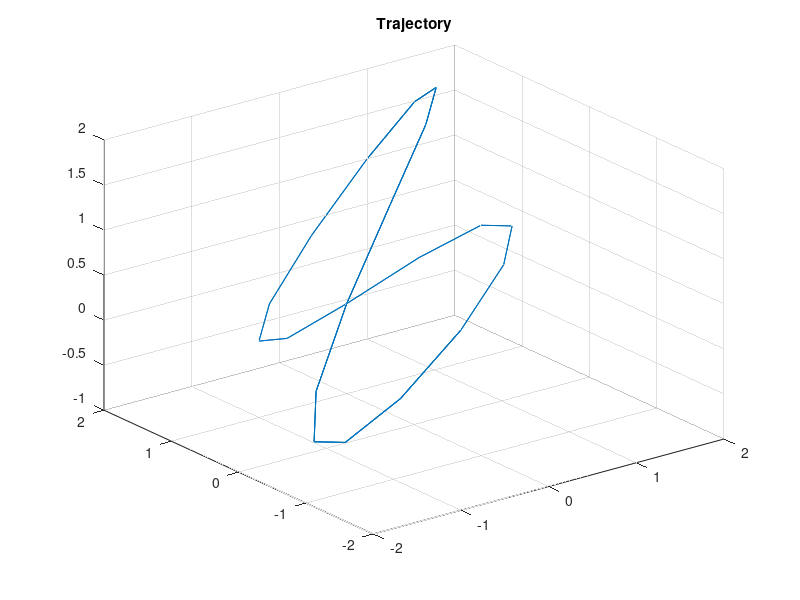

Reproduce this figure in MATLAB. (Note: this script raises an error after producing the figure.)
%% IR Lab #13

%% Task 1

clear all;

n = 1;

x_p = zeros(51,1);
y_p = zeros(51,1);
z_p = zeros(51,1);

for t = 0:0.1:5

    x = cos(pi*t) + sin(2*pi*t);
    y = (sin(pi*t))^2 + 2*cos(pi*t);
    z = (cos(pi*t))^2 + sin(2*pi*t);
    x_p(n) = x;
    y_p(n) = y;
    z_p(n) = z;
    n = n + 1;
   
end

figure, plot3(x_p, y_p, z_p), grid on, title('Trajectory');

%% Task #2

clear all;

d = input('initial data = [q0,v0,q1,v1,t0,tf] =');
q0 = d(1); v0= d(2); q1 = d(3); v1 = d(4); t0=d(5); tf=d(6);

t = linspace(t0,tf,100*(tf-t0));
c = ones(size(t));
M = [ 1 t0 t0^2 t0^3;
0 1 2*t0 3*t0^2;
1 tf tf^2 tf^3;
0 1 2*tf 3*tf^2];
b = [q0; v0; q1; v1];
a = M\b;

qd = a(1).*c + a(2).*t +a(3).*t.^2 + a(4).*t.^3;
figure, plot(qd), grid on, title('Position Trajectory');
vd = a(2).*c +2*a(3).*t +3*a(4).*t.^2;
figure, plot(vd), grid on, title('Velocity Trajectory');
ad = 2*a(3).*c + 6*a(4).*t;
figure, plot(ad), grid on, title('Acceleration Trajectory');

%% Task #3

% input[0,0,0,5,0,4,1,5] 

clear all;
d = input('initial data = [q0,v0,ac0,q1,v1,ac1,t0,tf] =')
q0 = d(1); v0= d(2); ac0 = d(3); q1 = d(4);v1 = d(5);ac1=d(6);t0=d(7); tf=d(8);
t = linspace(t0,tf,100*(tf-t0));
c = ones(size(t));

M = [ 1 t0 t0^2 t0^3 t0^4 t0^5;
0 1 2*t0 3*t0^2 4*t0^3 5*t0^4;
0 0 2 6*t0 12*t0^2 20*t0^3;
1 tf tf^2 tf^3 tf^4 tf^5;
0 1 2*tf 3*tf^2 4*tf^3 5*tf^4;
0 0 2 6*tf 12*tf^2 20*tf^3];

b=[q0; v0; ac0; q1; v1; ac1];
a = inv(M)*b;
qd = a(1).*c + a(2).*t +a(3).*t.^2 + a(4).*t.^3 +a(5).*t.^4 + a(6).*t.^5;
vd = a(2).*c +2*a(3).*t +3*a(4).*t.^2 +4*a(5).*t.^3 +5*a(6).*t.^4;
ad = 2*a(3).*c + 6*a(4).*t +12*a(5).*t.^2 +20*a(6).*t.^3;
figure, plot(t,qd), title('Accelration of Quintic');

%% Task #4